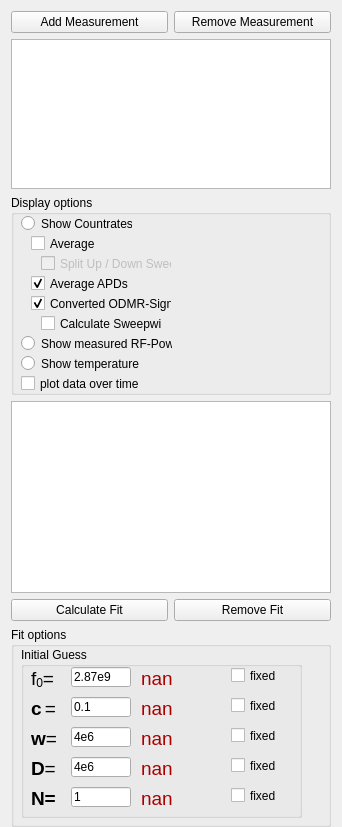
      <widget class="QWidget" name="ODMR">
       <layout class="QGridLayout" name="gridLayout_5">
        <property name="bottomMargin">
         <number>0</number>
        </property>
        <item row="0" column="0">
         <widget class="QPushButton" name="addOdmrButton">
          <property name="text">
           <string>Add Measurement</string>
          </property>
         </widget>
        </item>
        <item row="0" column="1">
         <widget class="QPushButton" name="removeOdmrButton">
          <property name="text">
           <string>Remove Measurement</string>
          </property>
         </widget>
        </item>
        <item row="2" column="0" colspan="2">
         <widget class="QTableWidget" name="measurement_list">
          <property name="sizePolicy">
           <sizepolicy hsizetype="Expanding" vsizetype="Fixed">
            <horstretch>0</horstretch>
            <verstretch>0</verstretch>
           </sizepolicy>
          </property>
          <property name="maximumSize">
           <size>
            <width>16777215</width>
            <height>150</height>
           </size>
          </property>
         </widget>
        </item>
        <item row="7" column="0" colspan="2">
         <widget class="QGroupBox" name="groupBox_7">
          <property name="minimumSize">
           <size>
            <width>0</width>
            <height>200</height>
           </size>
          </property>
          <property name="title">
           <string>Fit options</string>
          </property>
          <widget class="QGroupBox" name="groupBox_initial_guess_odmr">
           <property name="geometry">
            <rect>
             <x>10</x>
             <y>20</y>
             <width>281</width>
             <height>171</height>
            </rect>
           </property>
           <property name="title">
            <string>Initial Guess</string>
           </property>
           <widget class="QLineEdit" name="textF0Guess_ODMR">
            <property name="geometry">
             <rect>
              <x>50</x>
              <y>20</y>
              <width>60</width>
              <height>20</height>
             </rect>
            </property>
            <property name="sizePolicy">
             <sizepolicy hsizetype="Fixed" vsizetype="Maximum">
              <horstretch>0</horstretch>
              <verstretch>0</verstretch>
             </sizepolicy>
            </property>
            <property name="minimumSize">
             <size>
              <width>60</width>
              <height>20</height>
             </size>
            </property>
            <property name="maximumSize">
             <size>
              <width>30</width>
              <height>16777215</height>
             </size>
            </property>
            <property name="text">
             <string>2.87e9</string>
            </property>
           </widget>
           <widget class="QLabel" name="label_25">
            <property name="geometry">
             <rect>
              <x>10</x>
              <y>20</y>
              <width>31</width>
              <height>21</height>
             </rect>
            </property>
            <property name="text">
             <string>&lt;!DOCTYPE HTML PUBLIC &quot;-//W3C//DTD HTML 4.0//EN&quot; &quot;http://www.w3.org/TR/REC-html40/strict.dtd&quot;&gt;
&lt;html&gt;&lt;head&gt;&lt;meta name=&quot;qrichtext&quot; content=&quot;1&quot; /&gt;&lt;style type=&quot;text/css&quot;&gt;
p, li { white-space: pre-wrap; }
&lt;/style&gt;&lt;/head&gt;&lt;body style=&quot; font-family:'MS Shell Dlg 2'; font-size:8pt; font-weight:400; font-style:normal;&quot;&gt;
&lt;p style=&quot; margin-top:0px; margin-bottom:0px; margin-left:0px; margin-right:0px; -qt-block-indent:0; text-indent:0px;&quot;&gt;&lt;span style=&quot; font-size:14pt;&quot;&gt;f&lt;/span&gt;&lt;span style=&quot; font-size:14pt; vertical-align:sub;&quot;&gt;0&lt;/span&gt;&lt;span style=&quot; font-size:14pt;&quot;&gt;=&lt;/span&gt;&lt;/p&gt;&lt;/body&gt;&lt;/html&gt;</string>
            </property>
           </widget>
           <widget class="QCheckBox" name="checkFixF0_ODMR">
            <property name="geometry">
             <rect>
              <x>210</x>
              <y>20</y>
              <width>51</width>
              <height>17</height>
             </rect>
            </property>
            <property name="text">
             <string>fixed</string>
            </property>
           </widget>
           <widget class="QLabel" name="label_26">
            <property name="geometry">
             <rect>
              <x>10</x>
              <y>50</y>
              <width>31</width>
              <height>21</height>
             </rect>
            </property>
            <property name="text">
             <string>&lt;!DOCTYPE HTML PUBLIC &quot;-//W3C//DTD HTML 4.0//EN&quot; &quot;http://www.w3.org/TR/REC-html40/strict.dtd&quot;&gt;
&lt;html&gt;&lt;head&gt;&lt;meta name=&quot;qrichtext&quot; content=&quot;1&quot; /&gt;&lt;style type=&quot;text/css&quot;&gt;
p, li { white-space: pre-wrap; }
&lt;/style&gt;&lt;/head&gt;&lt;body style=&quot; font-family:'MS Shell Dlg 2'; font-size:8pt; font-weight:400; font-style:normal;&quot;&gt;
&lt;p style=&quot; margin-top:0px; margin-bottom:0px; margin-left:0px; margin-right:0px; -qt-block-indent:0; text-indent:0px;&quot;&gt;&lt;span style=&quot; font-size:14pt; font-weight:600;&quot;&gt;c&lt;/span&gt;&lt;span style=&quot; font-size:14pt; font-weight:600; vertical-align:sub;&quot;&gt; &lt;/span&gt;&lt;span style=&quot; font-size:14pt;&quot;&gt;=&lt;/span&gt;&lt;/p&gt;&lt;/body&gt;&lt;/html&gt;</string>
            </property>
           </widget>
           <widget class="QLineEdit" name="textCGuess_ODMR">
            <property name="geometry">
             <rect>
              <x>50</x>
              <y>50</y>
              <width>60</width>
              <height>20</height>
             </rect>
            </property>
            <property name="sizePolicy">
             <sizepolicy hsizetype="Fixed" vsizetype="Maximum">
              <horstretch>0</horstretch>
              <verstretch>0</verstretch>
             </sizepolicy>
            </property>
            <property name="minimumSize">
             <size>
              <width>60</width>
              <height>20</height>
             </size>
            </property>
            <property name="maximumSize">
             <size>
              <width>30</width>
              <height>16777215</height>
             </size>
            </property>
            <property name="text">
             <string>0.1</string>
            </property>
           </widget>
           <widget class="QCheckBox" name="checkFixC_ODMR">
            <property name="geometry">
             <rect>
              <x>210</x>
              <y>50</y>
              <width>51</width>
              <height>17</height>
             </rect>
            </property>
            <property name="text">
             <string>fixed</string>
            </property>
           </widget>
           <widget class="QLabel" name="label_27">
            <property name="geometry">
             <rect>
              <x>10</x>
              <y>80</y>
              <width>31</width>
              <height>21</height>
             </rect>
            </property>
            <property name="text">
             <string>&lt;!DOCTYPE HTML PUBLIC &quot;-//W3C//DTD HTML 4.0//EN&quot; &quot;http://www.w3.org/TR/REC-html40/strict.dtd&quot;&gt;
&lt;html&gt;&lt;head&gt;&lt;meta name=&quot;qrichtext&quot; content=&quot;1&quot; /&gt;&lt;style type=&quot;text/css&quot;&gt;
p, li { white-space: pre-wrap; }
&lt;/style&gt;&lt;/head&gt;&lt;body style=&quot; font-family:'MS Shell Dlg 2'; font-size:8pt; font-weight:400; font-style:normal;&quot;&gt;
&lt;p style=&quot; margin-top:0px; margin-bottom:0px; margin-left:0px; margin-right:0px; -qt-block-indent:0; text-indent:0px;&quot;&gt;&lt;span style=&quot; font-size:14pt; font-weight:600;&quot;&gt;w&lt;/span&gt;&lt;span style=&quot; font-size:14pt;&quot;&gt;=&lt;/span&gt;&lt;/p&gt;&lt;/body&gt;&lt;/html&gt;</string>
            </property>
           </widget>
           <widget class="QLineEdit" name="textWidthGuess_ODMR">
            <property name="geometry">
             <rect>
              <x>50</x>
              <y>80</y>
              <width>60</width>
              <height>20</height>
             </rect>
            </property>
            <property name="sizePolicy">
             <sizepolicy hsizetype="Fixed" vsizetype="Maximum">
              <horstretch>0</horstretch>
              <verstretch>0</verstretch>
             </sizepolicy>
            </property>
            <property name="minimumSize">
             <size>
              <width>60</width>
              <height>20</height>
             </size>
            </property>
            <property name="maximumSize">
             <size>
              <width>30</width>
              <height>16777215</height>
             </size>
            </property>
            <property name="text">
             <string>4e6</string>
            </property>
           </widget>
           <widget class="QCheckBox" name="checkFixWidth_ODMR">
            <property name="geometry">
             <rect>
              <x>210</x>
              <y>80</y>
              <width>51</width>
              <height>17</height>
             </rect>
            </property>
            <property name="text">
             <string>fixed</string>
            </property>
           </widget>
           <widget class="QLabel" name="labelFitF0_ODMR">
            <property name="geometry">
             <rect>
              <x>120</x>
              <y>20</y>
              <width>81</width>
              <height>21</height>
             </rect>
            </property>
            <property name="text">
             <string>&lt;!DOCTYPE HTML PUBLIC &quot;-//W3C//DTD HTML 4.0//EN&quot; &quot;http://www.w3.org/TR/REC-html40/strict.dtd&quot;&gt;
&lt;html&gt;&lt;head&gt;&lt;meta name=&quot;qrichtext&quot; content=&quot;1&quot; /&gt;&lt;style type=&quot;text/css&quot;&gt;
p, li { white-space: pre-wrap; }
&lt;/style&gt;&lt;/head&gt;&lt;body style=&quot; font-family:'MS Shell Dlg 2'; font-size:8pt; font-weight:400; font-style:normal;&quot;&gt;
&lt;p style=&quot; margin-top:0px; margin-bottom:0px; margin-left:0px; margin-right:0px; -qt-block-indent:0; text-indent:0px;&quot;&gt;&lt;span style=&quot; font-size:14pt; color:#aa0000;&quot;&gt;nan&lt;/span&gt;&lt;/p&gt;&lt;/body&gt;&lt;/html&gt;</string>
            </property>
           </widget>
           <widget class="QLabel" name="labelFitC_ODMR">
            <property name="geometry">
             <rect>
              <x>120</x>
              <y>50</y>
              <width>81</width>
              <height>21</height>
             </rect>
            </property>
            <property name="text">
             <string>&lt;!DOCTYPE HTML PUBLIC &quot;-//W3C//DTD HTML 4.0//EN&quot; &quot;http://www.w3.org/TR/REC-html40/strict.dtd&quot;&gt;
&lt;html&gt;&lt;head&gt;&lt;meta name=&quot;qrichtext&quot; content=&quot;1&quot; /&gt;&lt;style type=&quot;text/css&quot;&gt;
p, li { white-space: pre-wrap; }
&lt;/style&gt;&lt;/head&gt;&lt;body style=&quot; font-family:'MS Shell Dlg 2'; font-size:8pt; font-weight:400; font-style:normal;&quot;&gt;
&lt;p style=&quot; margin-top:0px; margin-bottom:0px; margin-left:0px; margin-right:0px; -qt-block-indent:0; text-indent:0px;&quot;&gt;&lt;span style=&quot; font-size:14pt; color:#aa0000;&quot;&gt;nan&lt;/span&gt;&lt;/p&gt;&lt;/body&gt;&lt;/html&gt;</string>
            </property>
           </widget>
           <widget class="QLabel" name="labelFitWidth_ODMR">
            <property name="geometry">
             <rect>
              <x>120</x>
              <y>80</y>
              <width>81</width>
              <height>21</height>
             </rect>
            </property>
            <property name="text">
             <string>&lt;!DOCTYPE HTML PUBLIC &quot;-//W3C//DTD HTML 4.0//EN&quot; &quot;http://www.w3.org/TR/REC-html40/strict.dtd&quot;&gt;
&lt;html&gt;&lt;head&gt;&lt;meta name=&quot;qrichtext&quot; content=&quot;1&quot; /&gt;&lt;style type=&quot;text/css&quot;&gt;
p, li { white-space: pre-wrap; }
&lt;/style&gt;&lt;/head&gt;&lt;body style=&quot; font-family:'MS Shell Dlg 2'; font-size:8pt; font-weight:400; font-style:normal;&quot;&gt;
&lt;p style=&quot; margin-top:0px; margin-bottom:0px; margin-left:0px; margin-right:0px; -qt-block-indent:0; text-indent:0px;&quot;&gt;&lt;span style=&quot; font-size:14pt; color:#aa0000;&quot;&gt;nan&lt;/span&gt;&lt;/p&gt;&lt;/body&gt;&lt;/html&gt;</string>
            </property>
           </widget>
           <widget class="QCheckBox" name="checkFixD_ODMR">
            <property name="geometry">
             <rect>
              <x>210</x>
              <y>110</y>
              <width>51</width>
              <height>17</height>
             </rect>
            </property>
            <property name="text">
             <string>fixed</string>
            </property>
           </widget>
           <widget class="QLabel" name="labelFitD_ODMR">
            <property name="geometry">
             <rect>
              <x>120</x>
              <y>110</y>
              <width>81</width>
              <height>21</height>
             </rect>
            </property>
            <property name="text">
             <string>&lt;!DOCTYPE HTML PUBLIC &quot;-//W3C//DTD HTML 4.0//EN&quot; &quot;http://www.w3.org/TR/REC-html40/strict.dtd&quot;&gt;
&lt;html&gt;&lt;head&gt;&lt;meta name=&quot;qrichtext&quot; content=&quot;1&quot; /&gt;&lt;style type=&quot;text/css&quot;&gt;
p, li { white-space: pre-wrap; }
&lt;/style&gt;&lt;/head&gt;&lt;body style=&quot; font-family:'MS Shell Dlg 2'; font-size:8pt; font-weight:400; font-style:normal;&quot;&gt;
&lt;p style=&quot; margin-top:0px; margin-bottom:0px; margin-left:0px; margin-right:0px; -qt-block-indent:0; text-indent:0px;&quot;&gt;&lt;span style=&quot; font-size:14pt; color:#aa0000;&quot;&gt;nan&lt;/span&gt;&lt;/p&gt;&lt;/body&gt;&lt;/html&gt;</string>
            </property>
           </widget>
           <widget class="QLabel" name="label_28">
            <property name="geometry">
             <rect>
              <x>10</x>
              <y>110</y>
              <width>31</width>
              <height>21</height>
             </rect>
            </property>
            <property name="text">
             <string>&lt;!DOCTYPE HTML PUBLIC &quot;-//W3C//DTD HTML 4.0//EN&quot; &quot;http://www.w3.org/TR/REC-html40/strict.dtd&quot;&gt;
&lt;html&gt;&lt;head&gt;&lt;meta name=&quot;qrichtext&quot; content=&quot;1&quot; /&gt;&lt;style type=&quot;text/css&quot;&gt;
p, li { white-space: pre-wrap; }
&lt;/style&gt;&lt;/head&gt;&lt;body style=&quot; font-family:'MS Shell Dlg 2'; font-size:8pt; font-weight:400; font-style:normal;&quot;&gt;
&lt;p style=&quot; margin-top:0px; margin-bottom:0px; margin-left:0px; margin-right:0px; -qt-block-indent:0; text-indent:0px;&quot;&gt;&lt;span style=&quot; font-size:14pt; font-weight:600;&quot;&gt;D&lt;/span&gt;&lt;span style=&quot; font-size:14pt;&quot;&gt;=&lt;/span&gt;&lt;/p&gt;&lt;/body&gt;&lt;/html&gt;</string>
            </property>
           </widget>
           <widget class="QLineEdit" name="textDGuess_ODMR">
            <property name="geometry">
             <rect>
              <x>50</x>
              <y>110</y>
              <width>60</width>
              <height>20</height>
             </rect>
            </property>
            <property name="sizePolicy">
             <sizepolicy hsizetype="Fixed" vsizetype="Maximum">
              <horstretch>0</horstretch>
              <verstretch>0</verstretch>
             </sizepolicy>
            </property>
            <property name="minimumSize">
             <size>
              <width>60</width>
              <height>20</height>
             </size>
            </property>
            <property name="maximumSize">
             <size>
              <width>30</width>
              <height>16777215</height>
             </size>
            </property>
            <property name="text">
             <string>4e6</string>
            </property>
           </widget>
           <widget class="QLabel" name="label_29">
            <property name="geometry">
             <rect>
              <x>10</x>
              <y>140</y>
              <width>31</width>
              <height>21</height>
             </rect>
            </property>
            <property name="text">
             <string>&lt;!DOCTYPE HTML PUBLIC &quot;-//W3C//DTD HTML 4.0//EN&quot; &quot;http://www.w3.org/TR/REC-html40/strict.dtd&quot;&gt;
&lt;html&gt;&lt;head&gt;&lt;meta name=&quot;qrichtext&quot; content=&quot;1&quot; /&gt;&lt;style type=&quot;text/css&quot;&gt;
p, li { white-space: pre-wrap; }
&lt;/style&gt;&lt;/head&gt;&lt;body style=&quot; font-family:'MS Shell Dlg 2'; font-size:8pt; font-weight:400; font-style:normal;&quot;&gt;
&lt;p style=&quot; margin-top:0px; margin-bottom:0px; margin-left:0px; margin-right:0px; -qt-block-indent:0; text-indent:0px;&quot;&gt;&lt;span style=&quot; font-size:14pt; font-weight:600;&quot;&gt;N=&lt;/span&gt;&lt;/p&gt;&lt;/body&gt;&lt;/html&gt;</string>
            </property>
           </widget>
           <widget class="QLineEdit" name="textNGuess_ODMR">
            <property name="geometry">
             <rect>
              <x>50</x>
              <y>140</y>
              <width>60</width>
              <height>20</height>
             </rect>
            </property>
            <property name="sizePolicy">
             <sizepolicy hsizetype="Fixed" vsizetype="Maximum">
              <horstretch>0</horstretch>
              <verstretch>0</verstretch>
             </sizepolicy>
            </property>
            <property name="minimumSize">
             <size>
              <width>60</width>
              <height>20</height>
             </size>
            </property>
            <property name="maximumSize">
             <size>
              <width>30</width>
              <height>16777215</height>
             </size>
            </property>
            <property name="text">
             <string>1</string>
            </property>
           </widget>
           <widget class="QLabel" name="labelFitN_ODMR">
            <property name="geometry">
             <rect>
              <x>120</x>
              <y>140</y>
              <width>81</width>
              <height>21</height>
             </rect>
            </property>
            <property name="text">
             <string>&lt;!DOCTYPE HTML PUBLIC &quot;-//W3C//DTD HTML 4.0//EN&quot; &quot;http://www.w3.org/TR/REC-html40/strict.dtd&quot;&gt;
&lt;html&gt;&lt;head&gt;&lt;meta name=&quot;qrichtext&quot; content=&quot;1&quot; /&gt;&lt;style type=&quot;text/css&quot;&gt;
p, li { white-space: pre-wrap; }
&lt;/style&gt;&lt;/head&gt;&lt;body style=&quot; font-family:'MS Shell Dlg 2'; font-size:8pt; font-weight:400; font-style:normal;&quot;&gt;
&lt;p style=&quot; margin-top:0px; margin-bottom:0px; margin-left:0px; margin-right:0px; -qt-block-indent:0; text-indent:0px;&quot;&gt;&lt;span style=&quot; font-size:14pt; color:#aa0000;&quot;&gt;nan&lt;/span&gt;&lt;/p&gt;&lt;/body&gt;&lt;/html&gt;</string>
            </property>
           </widget>
           <widget class="QCheckBox" name="checkFixD_ODMR_2">
            <property name="geometry">
             <rect>
              <x>210</x>
              <y>140</y>
              <width>51</width>
              <height>17</height>
             </rect>
            </property>
            <property name="text">
             <string>fixed</string>
            </property>
           </widget>
          </widget>
         </widget>
        </item>
        <item row="3" column="0" rowspan="2" colspan="2">
         <widget class="QGroupBox" name="groupBox_4">
          <property name="sizePolicy">
           <sizepolicy hsizetype="Preferred" vsizetype="Preferred">
            <horstretch>0</horstretch>
            <verstretch>0</verstretch>
           </sizepolicy>
          </property>
          <property name="minimumSize">
           <size>
            <width>320</width>
            <height>200</height>
           </size>
          </property>
          <property name="title">
           <string>Display options</string>
          </property>
          <widget class="QCheckBox" name="checkBox_average">
           <property name="geometry">
            <rect>
             <x>20</x>
             <y>40</y>
             <width>70</width>
             <height>17</height>
            </rect>
           </property>
           <property name="text">
            <string>Average</string>
           </property>
          </widget>
          <widget class="QCheckBox" name="checkBox_split_up_down">
           <property name="enabled">
            <bool>false</bool>
           </property>
           <property name="geometry">
            <rect>
             <x>30</x>
             <y>60</y>
             <width>131</width>
             <height>17</height>
            </rect>
           </property>
           <property name="text">
            <string>Split Up / Down Sweep</string>
           </property>
          </widget>
          <widget class="QCheckBox" name="checkBox_average_APDs">
           <property name="geometry">
            <rect>
             <x>20</x>
             <y>80</y>
             <width>101</width>
             <height>17</height>
            </rect>
           </property>
           <property name="text">
            <string>Average APDs</string>
           </property>
           <property name="checked">
            <bool>true</bool>
           </property>
          </widget>
          <widget class="QCheckBox" name="checkBox_conv_Signal">
           <property name="geometry">
            <rect>
             <x>20</x>
             <y>100</y>
             <width>141</width>
             <height>17</height>
            </rect>
           </property>
           <property name="text">
            <string>Converted ODMR-Signal</string>
           </property>
           <property name="checked">
            <bool>true</bool>
           </property>
          </widget>
          <widget class="QRadioButton" name="radioButton_showRF">
           <property name="geometry">
            <rect>
             <x>10</x>
             <y>140</y>
             <width>151</width>
             <height>17</height>
            </rect>
           </property>
           <property name="text">
            <string>Show measured RF-Power</string>
           </property>
          </widget>
          <widget class="QRadioButton" name="radioButton_showCountrates">
           <property name="geometry">
            <rect>
             <x>10</x>
             <y>20</y>
             <width>111</width>
             <height>17</height>
            </rect>
           </property>
           <property name="text">
            <string>Show Countrates</string>
           </property>
          </widget>
          <widget class="QCheckBox" name="checkBox_overTimePlot">
           <property name="geometry">
            <rect>
             <x>10</x>
             <y>180</y>
             <width>121</width>
             <height>17</height>
            </rect>
           </property>
           <property name="text">
            <string>plot data over time</string>
           </property>
          </widget>
          <widget class="QRadioButton" name="radioButton">
           <property name="geometry">
            <rect>
             <x>10</x>
             <y>160</y>
             <width>121</width>
             <height>17</height>
            </rect>
           </property>
           <property name="text">
            <string>Show temperature</string>
           </property>
          </widget>
          <widget class="QCheckBox" name="checkBox_sweepwiseSignal">
           <property name="geometry">
            <rect>
             <x>30</x>
             <y>120</y>
             <width>121</width>
             <height>17</height>
            </rect>
           </property>
           <property name="text">
            <string>Calculate Sweepwise</string>
           </property>
           <property name="checked">
            <bool>false</bool>
           </property>
          </widget>
         </widget>
        </item>
        <item row="5" column="0" colspan="2">
         <widget class="QTableWidget" name="fitTable_ODMR"/>
        </item>
        <item row="6" column="0">
         <widget class="QPushButton" name="calcFitButton_ODMR">
          <property name="text">
           <string>Calculate Fit</string>
          </property>
         </widget>
        </item>
        <item row="6" column="1">
         <widget class="QPushButton" name="removeFitButton_ODMR">
          <property name="text">
           <string>Remove Fit</string>
          </property>
         </widget>
        </item>
       </layout>
      </widget>
